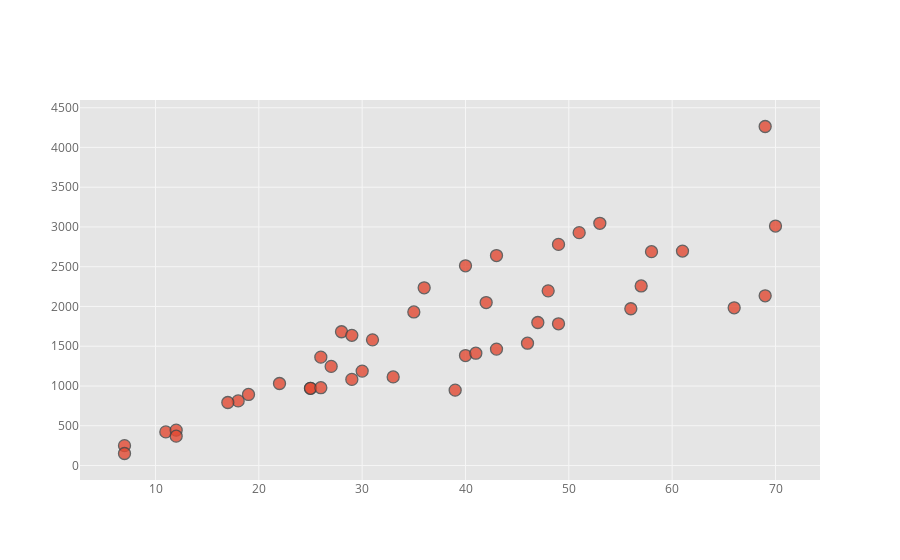
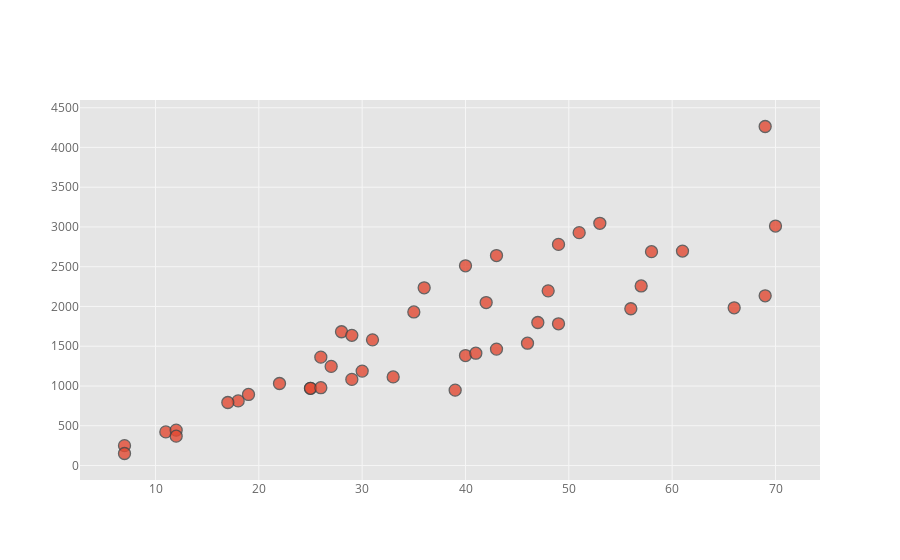

Notebook code cell kept with these figures, in order:
### Code cell
fig, axes = plt.subplots(1,2, figsize=(12,8))

data.iplot(x='tenure', y='TotalCharges', mode='markers', categories='InternetService', ax= axes[0])

### Figure 1 — Plotly figure (JSON) as saved in the notebook; plotly's stock layout.template omitted (floating-point values rounded to 4 significant figures)
{"data": [{"marker": {"color": "rgba(226, 74, 51, 1.0)", "line": {"width": 1.3}, "opacity": 0.8, "size": 12, "symbol": "circle"}, "mode": "markers", "name": "DSL", "textfont": {"color": "#666666"}, "type": "scatter", "uid": "73c6364b-f45b-4811-a44a-dfe29e40c2da", "x": [11, 12, 49, 19, 70, 36, 42, 66, 39, 51, 40, 27, 48, 29, 28, 33, 25, 58, 41, 61, 40, 29, 7, 43, 30, 69, 56, 53, 18, 7, 22, 69, 46, 57, 25, 26, 12, 35, 26, 31, 17, 47, 43, 49], "y": [422.6, 444.8, 1782, 893.5, 3012.0, 2235.0, 2049.0, 1983.0, 947.8, 2928.0, 1383.0, 1246.0, 2196.0, 1083.0, 1682.0, 1114.0, 970.4, 2689.0, 1412.0, 2697.0, 2512.0, 1637.0, 249.6, 2641.0, 1187.0, 4263.0, 1972.0, 3046.0, 812.4, 150.8, 1031.0, 2134.0, 1538.0, 2258.0, 970.5, 978.6, 368.9, 1931.0, 1363.0, 1580.0, 792.1, 1799.0, 1464.0, 2781.0]}], "layout": {"legend": {"bgcolor": "#FFFFFF", "font": {"color": "#666666"}}, "paper_bgcolor": "#FFFFFF", "plot_bgcolor": "#E5E5E5", "title": {"font": {"color": "#151516"}}, "xaxis": {"gridcolor": "#F6F6F6", "showgrid": true, "tickfont": {"color": "#666666"}, "title": {"font": {"color": "#666666"}, "text": ""}, "zerolinecolor": "#F6F6F6"}, "yaxis": {"gridcolor": "#F6F6F6", "showgrid": true, "tickfont": {"color": "#666666"}, "title": {"font": {"color": "#666666"}, "text": ""}, "zerolinecolor": "#F6F6F6"}}}

### Figure 2 — Plotly figure (JSON) as saved in the notebook; plotly's stock layout.template omitted (floating-point values rounded to 4 significant figures)
{"data": [{"marker": {"color": "rgba(226, 74, 51, 1.0)", "line": {"width": 1.3}, "opacity": 0.8, "size": 12, "symbol": "circle"}, "mode": "markers", "name": "DSL", "textfont": {"color": "#666666"}, "type": "scatter", "uid": "c92a3b48-8714-4036-93d4-962b67deda5e", "x": [11, 12, 49, 19, 70, 36, 42, 66, 39, 51, 40, 27, 48, 29, 28, 33, 25, 58, 41, 61, 40, 29, 7, 43, 30, 69, 56, 53, 18, 7, 22, 69, 46, 57, 25, 26, 12, 35, 26, 31, 17, 47, 43, 49], "y": [422.6, 444.8, 1782, 893.5, 3012.0, 2235.0, 2049.0, 1983.0, 947.8, 2928.0, 1383.0, 1246.0, 2196.0, 1083.0, 1682.0, 1114.0, 970.4, 2689.0, 1412.0, 2697.0, 2512.0, 1637.0, 249.6, 2641.0, 1187.0, 4263.0, 1972.0, 3046.0, 812.4, 150.8, 1031.0, 2134.0, 1538.0, 2258.0, 970.5, 978.6, 368.9, 1931.0, 1363.0, 1580.0, 792.1, 1799.0, 1464.0, 2781.0]}], "layout": {"legend": {"bgcolor": "#FFFFFF", "font": {"color": "#666666"}}, "paper_bgcolor": "#FFFFFF", "plot_bgcolor": "#E5E5E5", "title": {"font": {"color": "#151516"}}, "xaxis": {"gridcolor": "#F6F6F6", "showgrid": true, "tickfont": {"color": "#666666"}, "title": {"font": {"color": "#666666"}, "text": ""}, "zerolinecolor": "#F6F6F6"}, "yaxis": {"gridcolor": "#F6F6F6", "showgrid": true, "tickfont": {"color": "#666666"}, "title": {"font": {"color": "#666666"}, "text": ""}, "zerolinecolor": "#F6F6F6"}}}
